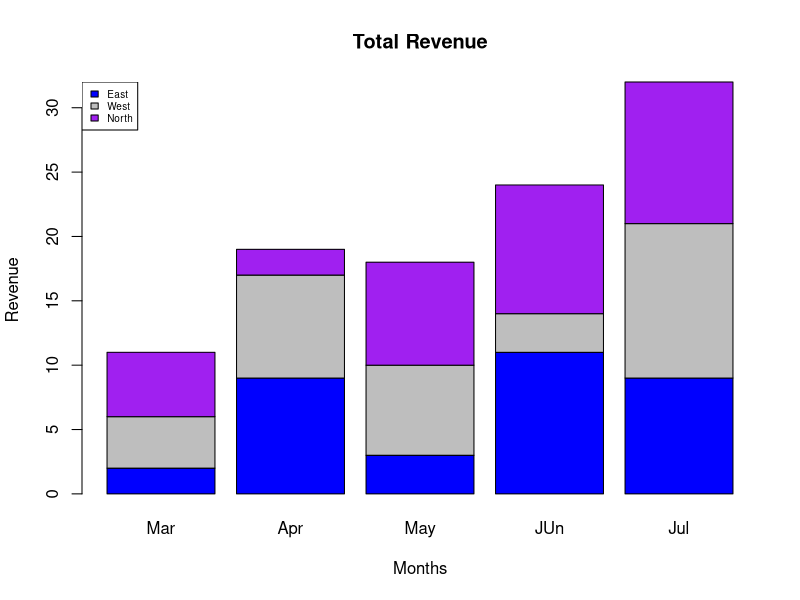

This figure's R source:
colors<-c("blue","grey","purple")
months<-c("Mar","Apr","May","JUn","Jul")
regions<-c("East","West","North")
values<-matrix(c(2,9,3,11,9,4,8,7,3,12,5,2,8,10,11),nrow = 3,ncol = 5,byrow = TRUE)
print(nrow(values))
print(ncol(values))
print(values)

barplot(values,main = "Total Revenue",names.arg = months,xlab = "Months",ylab = "Revenue",col=colors)
legend("topleft",regions,cex = 0.6,fill = colors)
